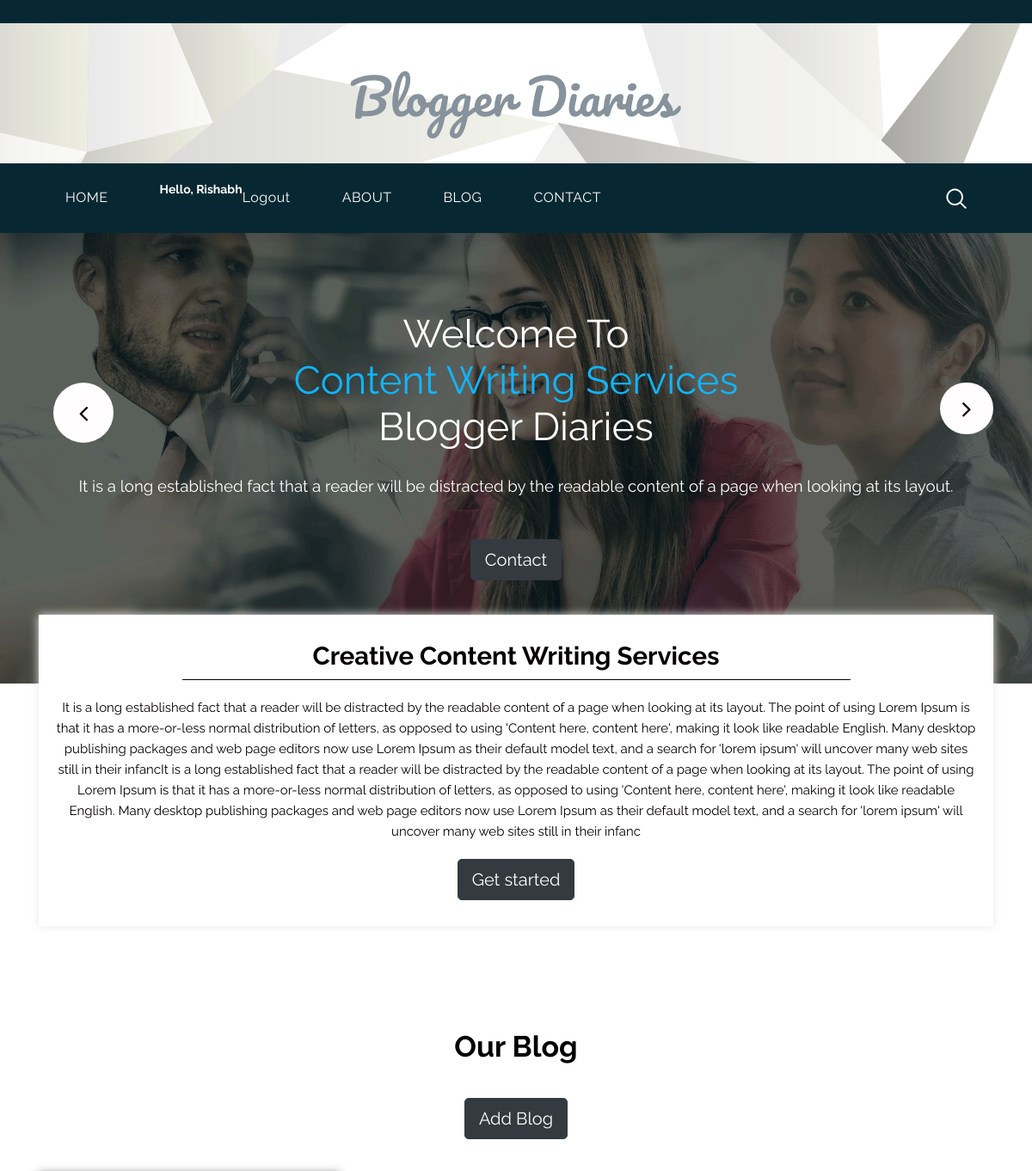
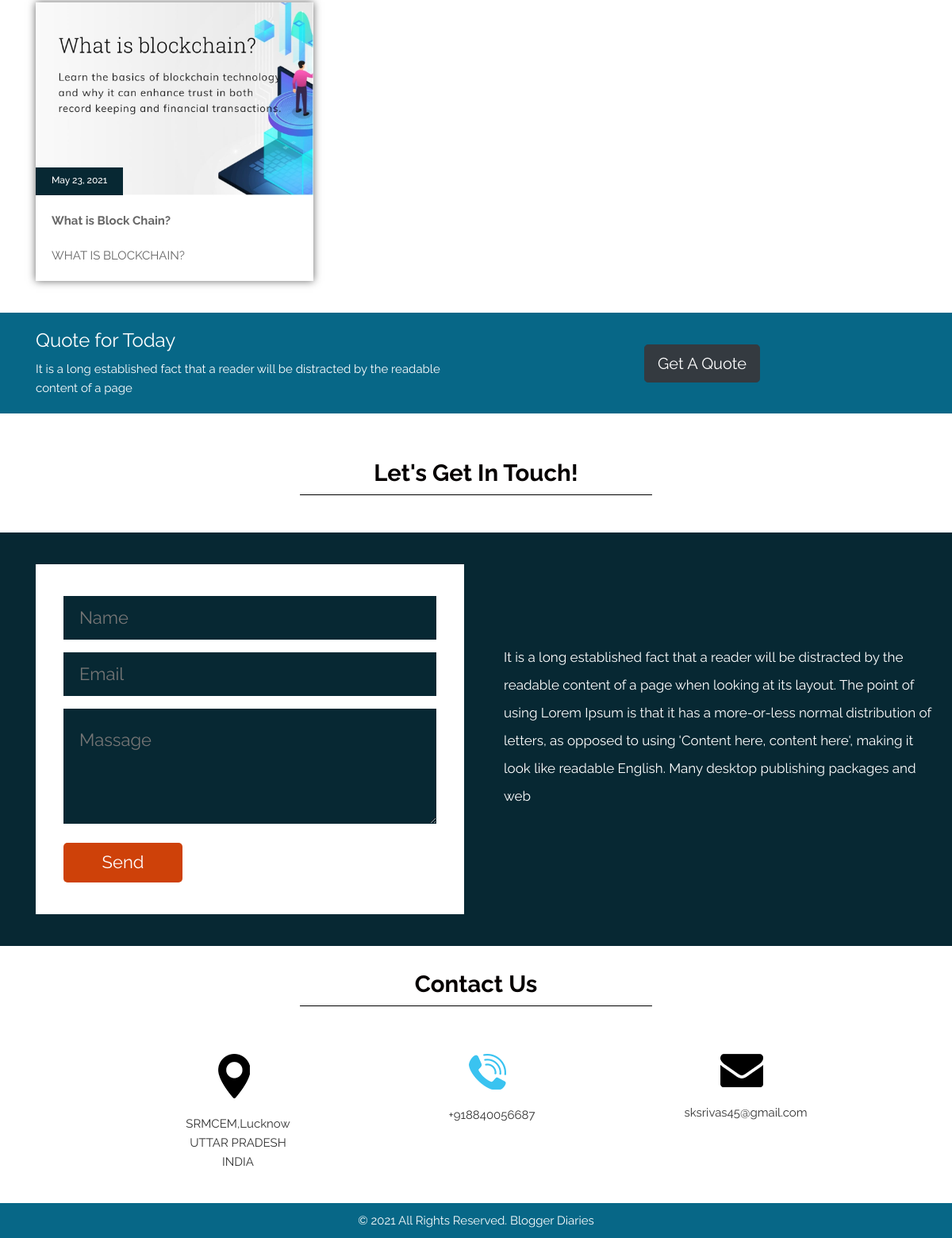
The app's page / (signed in) with its own data (2 pictures, top to bottom).
### blog/models.py (models this page shows)
class content(models.Model):
    title= models.CharField(max_length=500)
    topic= models.CharField(max_length=1000)
    des= models.CharField(max_length=5000)

### abouts/models.py (models this page shows)
class blog_content(models.Model):
    date=models.DateField(default=timezone.now)
    img1=models.ImageField(upload_to='pics',blank=True)
    heading=models.CharField(max_length=100)
    subheading1=models.CharField(max_length=200,blank=True)
    keypoints1=models.CharField(max_length=300,blank=True)
    desc1=models.TextField(max_length=10000,blank=True)
    img2=models.ImageField(upload_to='pics',blank=True)
    subheading2=models.CharField(max_length=200,blank=True)
    keypoints2=models.CharField(max_length=300,blank=True)
    desc2=models.TextField(max_length=10000,blank=True)
    img3=models.ImageField(upload_to='pics',blank=True)
    subheading3=models.CharField(max_length=200,blank=True)
    keypoints3=models.CharField(max_length=300,blank=True)
    desc3=models.TextField(max_length=10000,blank=True)
    img4=models.ImageField(upload_to='pics',blank=True)
    subheading4=models.CharField(max_length=200,blank=True)
    keypoints4=models.CharField(max_length=300,blank=True)
    desc4=models.TextField(max_length=10000,blank=True)
    img5=models.ImageField(upload_to='pics',blank=True)
    subheading5=models.CharField(max_length=200,blank=True)
    keypoints5=models.CharField(max_length=300,blank=True)
    desc5=models.TextField(max_length=10000,blank=True)
    img6=models.ImageField(upload_to='pics',blank=True)
    subheading6=models.CharField(max_length=200,blank=True)
    keypoints6=models.CharField(max_length=300,blank=True)
    desc6=models.TextField(max_length=10000,blank=True)
    img7=models.ImageField(upload_to='pics',blank=True)
    subheading7=models.CharField(max_length=200,blank=True)
    keypoints7=models.CharField(max_length=300,blank=True)
    desc7=models.TextField(max_length=10000,blank=True)
    img8=models.ImageField(upload_to='pics',blank=True)
    subheading8=models.CharField(max_length=200,blank=True)
    keypoints8=models.CharField(max_length=300,blank=True)
    desc8=models.TextField(max_length=10000,blank=True)
    img9=models.ImageField(upload_to='pics',blank=True)
    subheading9=models.CharField(max_length=200,blank=True)
    keypoints9=models.CharField(max_length=300,blank=True)
    desc9=models.TextField(max_length=10000,blank=True)
    img10=models.ImageField(upload_to='pics',blank=True)
    subheading10=models.CharField(max_length=200,blank=True)
    keypoints10=models.CharField(max_length=300,blank=True)
    desc10=models.TextField(max_length=10000,blank=True)
    img11=models.ImageField(upload_to='pics',blank=True)
    subheading11=models.CharField(max_length=200,blank=True)
    keypoints11=models.CharField(max_length=300,blank=True)
    desc11=models.TextField(max_length=10000,blank=True)
    img12=models.ImageField(upload_to='pics',blank=True)
    subheading12=models.CharField(max_length=200,blank=True)
    keypoints12=models.CharField(max_length=300,blank=True)
    desc12=models.TextField(max_length=10000,blank=True)
    img13=models.ImageField(upload_to='pics',blank=True)
    subheading13=models.CharField(max_length=200,blank=True)
    keypoints13=models.CharField(max_length=300,blank=True)
    desc13=models.TextField(max_length=10000,blank=True)
    img14=models.ImageField(upload_to='pics',blank=True)
    subheading14=models.CharField(max_length=200,blank=True)
    keypoints14=models.CharField(max_length=300,blank=True)
    desc14=models.TextField(max_length=10000,blank=True)
    img15=models.ImageField(upload_to='pics',blank=True)
    subheading15=models.CharField(max_length=200,blank=True)
    keypoints15=models.CharField(max_length=300,blank=True)
    desc15=models.TextField(max_length=10000,blank=True)

### blog/views.py (the view)
# urls.py: path('',views.index, name='index')
def index(request):
    cont1 = content()
    cont1.title = "Welcome To"
    cont1.topic = "Content Writing Services"
    cont1.des = "It is a long established fact that a reader will be distracted by the readable content of a page when looking at its layout. "
    conts = content.objects.all()
    blogs= blog_content.objects.all()
    return render(request, 'index.html',{'cont1':cont1,'conts': conts ,'blogs':blogs})

### templates/index.html (shortened to what this page needs)
{% load static %}
<!DOCTYPE html>
<html lang="en">
<head>
<link rel="stylesheet" type="text/css" href="{% static 'css/bootstrap.min.css' %}">
<link rel="stylesheet" type="text/css" href="{% static 'css/style.css' %}">
<link rel="stylesheet" href="{% static 'css/responsive.css' %}">
<link rel="stylesheet" href="{% static 'css/jquery.mCustomScrollbar.min.css' %}">
<link rel="stylesheet" href="https://netdna.bootstrapcdn.com/font-awesome/4.0.3/css/font-awesome.css">
<link rel="stylesheet" href="{% static 'css/owl.carousel.min.css' %}">
<link rel="stylesheet" href="css/owl.theme.default.min.css">
<link rel="stylesheet" href="https://cdnjs.cloudflare.com/ajax/libs/fancybox/2.1.5/jquery.fancybox.min.css" media="screen">
</head>
<body>
	<div class="header_main">
		<div class="container">
			<div class="logo"><a href="index.html"><img src="{%static 'images/logo.png.png' %}"></a></div>
		</div>
	</div>
	<div class="header">
		<div class="container">
            <div class="col-sm-12">
                 <div class="menu-area">
                    <nav class="navbar navbar-expand-lg ">
                        <div class="collapse navbar-collapse" id="navbarSupportedContent">
                            <ul class="navbar-nav mr-auto">
                               <li class="nav-item active">
                                <a class="nav-link" href="/">HOME<span class="sr-only">(current)</span></a> </li>
                               {% if user.is_authenticated %}
                               <li style="color:white"><b>Hello, {{user.first_name}}</b></li>
                               <li class="nav-item">
                                <a class="nav-link" href="accounts/logout">Logout</a></li>
                               {% else %}
                               <li class="nav-item">
                                <a class="nav-link" href="accounts/register">Register</a></li>
                                <li class="nav-item">
                                <a class="nav-link" href="accounts/login">Login</a></li>
                                {% endif %}
                               <li class="nav-item">
                                <a class="nav-link" href="abouts/about">ABOUT</a></li>
                               <li class="#" href="#">
      	                        <a class="nav-link" href="abouts/blog">BLOG</a></li>
                               <li class="nav-item" href="#">
      	                        <a class="nav-link" href="abouts/contact">CONTACT</a></li>
                               <li class="last"><a href="#"><img src="{% static 'images/search-icon.png' %}" alt="icon"></a></li>
                            </ul>
                        </div>
                    </nav>
                </div>
            </div>
        </div>
    </div>
    <div class="banner-main">
    	<div class="container">
           <div id="main_slider" class="carousel slide" data-ride="carousel">
            <div class="carousel-inner">
                <div class="carousel-item active">
    		      <div class="titlepage-h1">
    	          <h1 class="bnner_title">{{cont1.title}}<br>
    	          <span style="color: #10b5fa">{{cont1.topic}}</span><br>Blogger Diaries</h1>
    	          <p class="long_text">{{cont1.des}}</p>
    		      </div>
    		      <div class="btn_main">
    			  <button type="button" class="btn btn-dark btn-lg"><a href="{% url 'contact' %}">Contact</a></button>
                  </div>
                </div>
            </div>
         <a class="carousel-control-prev" href="#main_slider" role="button" data-slide="prev">
                <i class="fa fa-angle-left"></i>
            </a>
         <a class="carousel-control-next" href="#main_slider" role="button" data-slide="next">
                <i class="fa fa-angle-right"></i>
            </a>
        </div>
        </div>
    </div>
    <div class="services_main">
    	<div class="container">
    		<div class="creative_taital">
    			<h1 class="creative_text">Creative Content Writing Services</h1>
    			<p style="color: #050000; text-align: center;">It is a long established fact that a reader will be distracted by the readable content of a page when looking at its layout. The point of using Lorem Ipsum is that it has a more-or-less normal distribution of letters, as opposed to using 'Content here, content here', making it look like readable English. Many desktop publishing packages and web page editors now use Lorem Ipsum as their default model text, and a search for 'lorem ipsum' will uncover many web sites still in their infancIt is a long established fact that a reader will be distracted by the readable content of a page when looking at its layout. The point of using Lorem Ipsum is that it has a more-or-less normal distribution of letters, as opposed to using 'Content here, content here', making it look like readable English. Many desktop publishing packages and web page editors now use Lorem Ipsum as their default model text, and a search for 'lorem ipsum' will uncover many web sites still in their infanc</p>
    			<div class="btn_main">
    			    <button type="button" class="btn btn-dark btn-lg">Get started</button>
    		    </div>
            </div>
    	</div>
	</div>
    <div class="blog_main">
    	<div class="container">
    		<div class="row">
    			<div class="col-sm-12">
    				<h1 class="blog_text">Our Blog</h1>
    			</div>
                <div class="btn_main">
    			    <button type="submit" class="btn btn-dark btn-lg"><a href="abouts/add_blog">Add Blog</a></button>
    		    </div>
    	    </div>
    	    <div class="blog_section_2">
    	    	<div class="row">
                {% for blog in blogs|slice:"0:4" reversed%}
    	    		<div class="col-sm-4">
                    <div class="blog_section_2">
    	    			<div class="section_1">
    	    				<div><a href="{% url 'reading' blog.id %}"><img src="{{blog.img1.url}}" style="max-width: 100%;"></a></div>
    			            <button type="button" class="date-bt">{{blog.date}}</button>
                            <p><b>{{blog.heading}}</b></p>
                            {% if subheading1 is none%}
                            <p>{{blog.keypoints1}}<a href="{% url 'reading' blog.id %}">read more.....</a></p>
                            {% elif keypoints1 is none%}
                            <p>{{blog.desc1}}<a href="{% url 'reading' blog.id %}">read more.....</a></p>
                            {% else %}
    	    				<p>{{blog.subheading1}}<a href="{% url 'reading' blog.id %}">read more.....</a></p>
                            {% endif %}
    	    			</div>
                    </div>
    	    		</div>
                    {% endfor %}
    	    	</div>
    	    </div>
       	</div>
    </div>
    <div class="quote_section">
    	<div class="container">
    		<div class="row">
    			<div class="col-md-6">
    				<h1 class="quote_text">Quote for Today</h1>
    				<p class="loan_text">It is a long established fact that a reader will be distracted by the readable content of a page </p>
    			</div>
    		    <div class="col-md-6">
    			    <div class="quote_btn">
    			        <button type="button" class="btn btn-dark btn-lg">Get A Quote</button>
    		        </div>
    		    </div>
    		</div>
    	</div>
    </div>
    <div class="touch_section">
        <div class="container">
            <h1 class="touch_text">Let's Get In Touch!</h1>
        </div>
    </div>
    <div class="lets_touch_main">
        <div class="container">
            <div class="row">
                <div class="col-md-6">
                    <div class="input_main">
                       <div class="container">
                          <form action="/action_page.php">
                            <div class="form-group">
                              <input type="text" class="email-bt" placeholder="Name" name="Name">
                            </div>
                            <div class="form-group">
                              <input type="text" class="email-bt" placeholder="Email" name="Email">
                            </div>
                            <form action="/action_page.php">
                                <div class="form-group">
                                  <textarea class="massage-bt" placeholder="Massage" rows="5" id="comment" name="text"></textarea>
                                </div>
                            </form>
                          </form>
                       </div>
                       <div class="send_btn">
                        <button  type="button" class="main_bt"><a href="#">Send</a></button>
                       </div>
                    </div>
                </div>
                <div class="col-md-6">
                    <div class="row">
                        <div class="col-12">
                            <p class="lorem_text">It is a long established fact that a reader will be distracted by the readable content of a page when looking at its layout. The point of using Lorem Ipsum is that it has a more-or-less normal distribution of letters, as opposed to using 'Content here, content here', making it look like readable English. Many desktop publishing packages and web</p>
                        </div>
                    </div>
                </div>
            </div>
        </div>
    </div>
    <div class="contact_main">
        <div class="container">
            <div class="row">
                <div class="col-sm-12">
                    <h1 class="touch_text">Contact Us</h1>
                </div>
            </div>
        </div>
        <div class="contact_section_2">
            <div class="container">
                <div class="row">
                    <div class="col-sm-4">
                        <div class="map_icon">
                            <img src="{% static 'images/map-icon.png' %}" style="max-width: 100%;padding-left: 30px; ">
                            <p class="email-text"><a href="#">SRMCEM,Lucknow<br>UTTAR PRADESH<br>INDIA</a></p>
                        </div>
                    </div>
                    <div class="col-sm-4">
                        <div class="map_icon">
                            <img src="{% static 'images/call-icon.png' %}" style="max-width: 100%;padding-left: 30px;">
                            <p class="email-text"><a href="#">+918840056687</a></p>
                        </div>
                    </div>
                    <div class="col-sm-4">
                        <div class="map_icon">
                            <img src="{% static 'images/email-icon.png' %}" style="max-width: 100%; padding-left: 30px;">
                            <p class="email-text"><a href="#">sksrivas45@gmail.com</a></p>
                        </div>
                    </div>
                </div>
            </div>
        </div>
    <div class="copyright">
        <div class="container">
            <div class="row">
                <div class="col-sm-12">
                   <p class="copyright_text">© 2021 All Rights Reserved. <a href="https://html.design">Blogger Diaries</a></p>
                </div>
            </div>
        </div>
    </div>
</body>
</html>

### static/css/responsive.css (style rules this page uses)
.banner-main { padding-bottom: 120px; }
.contact_section_2 { width: 80%; }
.creative_text { width: 70%; }
.touch_text { width: 40%; }
.bnner_title { font-size: 34pt; }

### records on screen
content: topic "Content Writing Services"
blog_content: img1 (picture), date "May 23, 2021", heading "What is Block Chain?", keypoints1 "WHAT IS BLOCKCHAIN?"

### other values on screen
{{ user.first_name }} "Rishabh"
{{ cont1.title }} "Welcome To"
{{ cont1.des }} "It is a long established fact that a reader will be distracted by the readable content of a page when looking at its layout."
